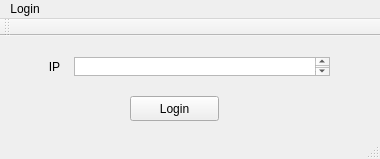
<?xml version="1.0" encoding="UTF-8"?>
<ui version="4.0">
 <class>MainWindow</class>
 <widget class="QMainWindow" name="MainWindow">
  <property name="geometry">
   <rect>
    <x>0</x>
    <y>0</y>
    <width>380</width>
    <height>159</height>
   </rect>
  </property>
  <property name="windowTitle">
   <string>MainWindow</string>
  </property>
  <widget class="QWidget" name="centralWidget">
   <widget class="QPushButton" name="LoginButton">
    <property name="geometry">
     <rect>
      <x>130</x>
      <y>60</y>
      <width>89</width>
      <height>25</height>
     </rect>
    </property>
    <property name="text">
     <string>Login</string>
    </property>
   </widget>
   <widget class="QWidget" name="layoutWidget">
    <property name="geometry">
     <rect>
      <x>30</x>
      <y>10</y>
      <width>311</width>
      <height>41</height>
     </rect>
    </property>
    <layout class="QHBoxLayout" name="horizontalLayout_4">
     <item>
      <widget class="QLabel" name="IPLabel">
       <property name="sizePolicy">
        <sizepolicy hsizetype="Expanding" vsizetype="Preferred">
         <horstretch>0</horstretch>
         <verstretch>0</verstretch>
        </sizepolicy>
       </property>
       <property name="text">
        <string>IP</string>
       </property>
       <property name="alignment">
        <set>Qt::AlignCenter</set>
       </property>
      </widget>
     </item>
     <item>
      <widget class="QTextEdit" name="IPText">
       <property name="sizePolicy">
        <sizepolicy hsizetype="Fixed" vsizetype="Expanding">
         <horstretch>0</horstretch>
         <verstretch>0</verstretch>
        </sizepolicy>
       </property>
      </widget>
     </item>
    </layout>
   </widget>
  </widget>
  <widget class="QMenuBar" name="menuBar">
   <property name="geometry">
    <rect>
     <x>0</x>
     <y>0</y>
     <width>380</width>
     <height>31</height>
    </rect>
   </property>
   <widget class="QMenu" name="menuLogin">
    <property name="title">
     <string>Login</string>
    </property>
   </widget>
   <addaction name="menuLogin"/>
  </widget>
  <widget class="QToolBar" name="mainToolBar">
   <attribute name="toolBarArea">
    <enum>TopToolBarArea</enum>
   </attribute>
   <attribute name="toolBarBreak">
    <bool>false</bool>
   </attribute>
  </widget>
  <widget class="QStatusBar" name="statusBar"/>
 </widget>
 <layoutdefault spacing="6" margin="11"/>
 <resources/>
 <connections/>
</ui>
